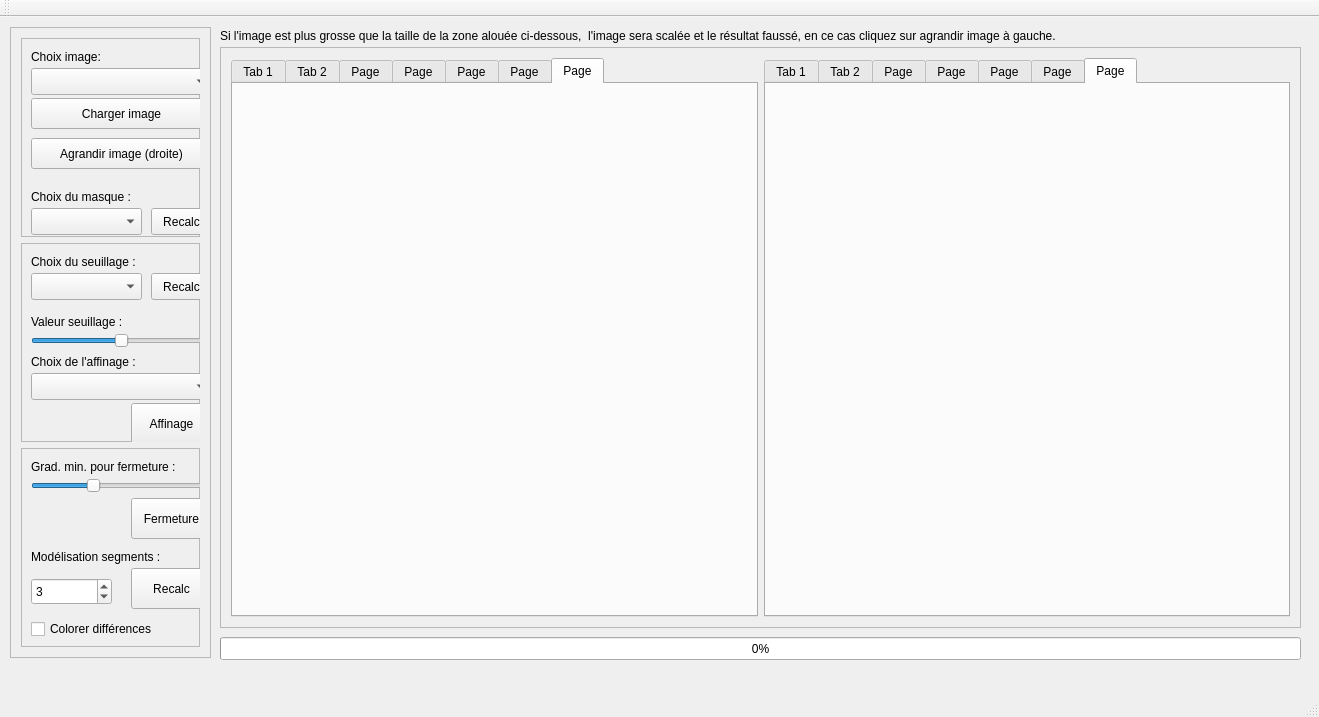
<?xml version="1.0" encoding="UTF-8"?>
<ui version="4.0">
 <class>FenPrincipale</class>
 <widget class="QMainWindow" name="FenPrincipale">
  <property name="geometry">
   <rect>
    <x>0</x>
    <y>0</y>
    <width>1319</width>
    <height>717</height>
   </rect>
  </property>
  <property name="windowTitle">
   <string>FenPrincipale</string>
  </property>
  <widget class="QWidget" name="centralWidget">
   <widget class="QFrame" name="f_barreReglages">
    <property name="geometry">
     <rect>
      <x>10</x>
      <y>10</y>
      <width>201</width>
      <height>631</height>
     </rect>
    </property>
    <property name="frameShape">
     <enum>QFrame::StyledPanel</enum>
    </property>
    <property name="frameShadow">
     <enum>QFrame::Raised</enum>
    </property>
    <widget class="QWidget" name="verticalLayoutWidget_2">
     <property name="geometry">
      <rect>
       <x>0</x>
       <y>0</y>
       <width>201</width>
       <height>631</height>
      </rect>
     </property>
     <layout class="QVBoxLayout" name="vl_barreReglages_2">
      <item>
       <widget class="QFrame" name="f_chargerImg">
        <property name="frameShape">
         <enum>QFrame::StyledPanel</enum>
        </property>
        <property name="frameShadow">
         <enum>QFrame::Raised</enum>
        </property>
        <widget class="QPushButton" name="pb_chargerImg">
         <property name="geometry">
          <rect>
           <x>10</x>
           <y>60</y>
           <width>181</width>
           <height>31</height>
          </rect>
         </property>
         <property name="text">
          <string>Charger image</string>
         </property>
        </widget>
        <widget class="QComboBox" name="cb_choixImg">
         <property name="geometry">
          <rect>
           <x>10</x>
           <y>30</y>
           <width>181</width>
           <height>27</height>
          </rect>
         </property>
        </widget>
        <widget class="QLabel" name="la_choixImg">
         <property name="geometry">
          <rect>
           <x>10</x>
           <y>10</y>
           <width>181</width>
           <height>17</height>
          </rect>
         </property>
         <property name="text">
          <string>Choix image:</string>
         </property>
        </widget>
        <widget class="QPushButton" name="pb_agrandir">
         <property name="geometry">
          <rect>
           <x>10</x>
           <y>100</y>
           <width>181</width>
           <height>31</height>
          </rect>
         </property>
         <property name="text">
          <string>Agrandir image (droite)</string>
         </property>
        </widget>
        <widget class="QLabel" name="la_masq">
         <property name="geometry">
          <rect>
           <x>10</x>
           <y>150</y>
           <width>131</width>
           <height>17</height>
          </rect>
         </property>
         <property name="text">
          <string>Choix du masque :</string>
         </property>
        </widget>
        <widget class="QComboBox" name="cb_choixMasq">
         <property name="geometry">
          <rect>
           <x>10</x>
           <y>170</y>
           <width>111</width>
           <height>27</height>
          </rect>
         </property>
        </widget>
        <widget class="QPushButton" name="pb_masque">
         <property name="geometry">
          <rect>
           <x>130</x>
           <y>170</y>
           <width>61</width>
           <height>27</height>
          </rect>
         </property>
         <property name="text">
          <string>Recalc</string>
         </property>
        </widget>
       </widget>
      </item>
      <item>
       <widget class="QFrame" name="f_seuillage">
        <property name="frameShape">
         <enum>QFrame::StyledPanel</enum>
        </property>
        <property name="frameShadow">
         <enum>QFrame::Raised</enum>
        </property>
        <widget class="QComboBox" name="cb_seuill">
         <property name="geometry">
          <rect>
           <x>10</x>
           <y>30</y>
           <width>111</width>
           <height>27</height>
          </rect>
         </property>
        </widget>
        <widget class="QLabel" name="la_seuill">
         <property name="geometry">
          <rect>
           <x>10</x>
           <y>10</y>
           <width>131</width>
           <height>17</height>
          </rect>
         </property>
         <property name="text">
          <string>Choix du seuillage :</string>
         </property>
        </widget>
        <widget class="QSlider" name="hs_seuill">
         <property name="geometry">
          <rect>
           <x>10</x>
           <y>90</y>
           <width>181</width>
           <height>16</height>
          </rect>
         </property>
         <property name="maximum">
          <number>200</number>
         </property>
         <property name="value">
          <number>100</number>
         </property>
         <property name="orientation">
          <enum>Qt::Horizontal</enum>
         </property>
        </widget>
        <widget class="QPushButton" name="pb_seuill">
         <property name="geometry">
          <rect>
           <x>130</x>
           <y>30</y>
           <width>61</width>
           <height>27</height>
          </rect>
         </property>
         <property name="text">
          <string>Recalc</string>
         </property>
        </widget>
        <widget class="QLabel" name="la_valSeuil">
         <property name="geometry">
          <rect>
           <x>10</x>
           <y>70</y>
           <width>131</width>
           <height>17</height>
          </rect>
         </property>
         <property name="text">
          <string>Valeur seuillage :</string>
         </property>
        </widget>
        <widget class="QLabel" name="la_choixAffinage">
         <property name="geometry">
          <rect>
           <x>10</x>
           <y>110</y>
           <width>151</width>
           <height>17</height>
          </rect>
         </property>
         <property name="text">
          <string>Choix de l'affinage :</string>
         </property>
        </widget>
        <widget class="QComboBox" name="cb_choixAffinage">
         <property name="geometry">
          <rect>
           <x>10</x>
           <y>130</y>
           <width>181</width>
           <height>27</height>
          </rect>
         </property>
        </widget>
        <widget class="QPushButton" name="pb_Affiner">
         <property name="geometry">
          <rect>
           <x>110</x>
           <y>160</y>
           <width>81</width>
           <height>41</height>
          </rect>
         </property>
         <property name="text">
          <string>Affinage</string>
         </property>
        </widget>
       </widget>
      </item>
      <item>
       <widget class="QFrame" name="f_affinage">
        <property name="frameShape">
         <enum>QFrame::StyledPanel</enum>
        </property>
        <property name="frameShadow">
         <enum>QFrame::Raised</enum>
        </property>
        <widget class="QLabel" name="la_gradMinFermeture">
         <property name="geometry">
          <rect>
           <x>10</x>
           <y>10</y>
           <width>181</width>
           <height>17</height>
          </rect>
         </property>
         <property name="text">
          <string>Grad. min. pour fermeture :</string>
         </property>
        </widget>
        <widget class="QSlider" name="hs_gradMinFermeture">
         <property name="geometry">
          <rect>
           <x>10</x>
           <y>30</y>
           <width>181</width>
           <height>16</height>
          </rect>
         </property>
         <property name="maximum">
          <number>600</number>
         </property>
         <property name="value">
          <number>200</number>
         </property>
         <property name="orientation">
          <enum>Qt::Horizontal</enum>
         </property>
        </widget>
        <widget class="QPushButton" name="pb_modeSegments">
         <property name="geometry">
          <rect>
           <x>110</x>
           <y>120</y>
           <width>81</width>
           <height>41</height>
          </rect>
         </property>
         <property name="text">
          <string>Recalc</string>
         </property>
        </widget>
        <widget class="QSpinBox" name="sp_tailleSegements">
         <property name="geometry">
          <rect>
           <x>10</x>
           <y>130</y>
           <width>81</width>
           <height>27</height>
          </rect>
         </property>
         <property name="minimum">
          <number>1</number>
         </property>
         <property name="maximum">
          <number>100</number>
         </property>
         <property name="value">
          <number>3</number>
         </property>
        </widget>
        <widget class="QCheckBox" name="cb_colDiff">
         <property name="geometry">
          <rect>
           <x>10</x>
           <y>170</y>
           <width>181</width>
           <height>22</height>
          </rect>
         </property>
         <property name="text">
          <string>Colorer différences</string>
         </property>
        </widget>
        <widget class="QPushButton" name="pb_fermeture">
         <property name="geometry">
          <rect>
           <x>110</x>
           <y>50</y>
           <width>81</width>
           <height>41</height>
          </rect>
         </property>
         <property name="text">
          <string>Fermeture</string>
         </property>
        </widget>
        <widget class="QLabel" name="label">
         <property name="geometry">
          <rect>
           <x>10</x>
           <y>100</y>
           <width>171</width>
           <height>17</height>
          </rect>
         </property>
         <property name="text">
          <string>Modélisation segments :</string>
         </property>
        </widget>
       </widget>
      </item>
     </layout>
    </widget>
   </widget>
   <widget class="QFrame" name="f_visuels">
    <property name="geometry">
     <rect>
      <x>220</x>
      <y>30</y>
      <width>1081</width>
      <height>581</height>
     </rect>
    </property>
    <property name="frameShape">
     <enum>QFrame::StyledPanel</enum>
    </property>
    <property name="frameShadow">
     <enum>QFrame::Raised</enum>
    </property>
    <widget class="QWidget" name="horizontalLayoutWidget">
     <property name="geometry">
      <rect>
       <x>0</x>
       <y>0</y>
       <width>1081</width>
       <height>581</height>
      </rect>
     </property>
     <layout class="QHBoxLayout" name="hl_visuels">
      <item>
       <widget class="QTabWidget" name="tw_visuels1">
        <property name="currentIndex">
         <number>6</number>
        </property>
        <widget class="QWidget" name="t_Source1">
         <attribute name="title">
          <string>Tab 1</string>
         </attribute>
         <widget class="QLabel" name="la_source1">
          <property name="geometry">
           <rect>
            <x>10</x>
            <y>10</y>
            <width>521</width>
            <height>491</height>
           </rect>
          </property>
          <property name="text">
           <string/>
          </property>
         </widget>
        </widget>
        <widget class="QWidget" name="t_Seuillage1">
         <attribute name="title">
          <string>Tab 2</string>
         </attribute>
         <widget class="QLabel" name="la_seuillage1">
          <property name="geometry">
           <rect>
            <x>10</x>
            <y>10</y>
            <width>521</width>
            <height>491</height>
           </rect>
          </property>
          <property name="text">
           <string/>
          </property>
         </widget>
        </widget>
        <widget class="QWidget" name="t_carteGradient1">
         <attribute name="title">
          <string>Page</string>
         </attribute>
         <widget class="QLabel" name="la_carteGradient1">
          <property name="geometry">
           <rect>
            <x>10</x>
            <y>10</y>
            <width>521</width>
            <height>491</height>
           </rect>
          </property>
          <property name="text">
           <string/>
          </property>
         </widget>
        </widget>
        <widget class="QWidget" name="t_pentes1">
         <attribute name="title">
          <string>Page</string>
         </attribute>
         <widget class="QLabel" name="la_pentes1">
          <property name="geometry">
           <rect>
            <x>10</x>
            <y>10</y>
            <width>521</width>
            <height>491</height>
           </rect>
          </property>
          <property name="text">
           <string/>
          </property>
         </widget>
        </widget>
        <widget class="QWidget" name="t_affinage1">
         <attribute name="title">
          <string>Page</string>
         </attribute>
         <widget class="QLabel" name="la_affinage1">
          <property name="geometry">
           <rect>
            <x>10</x>
            <y>10</y>
            <width>521</width>
            <height>491</height>
           </rect>
          </property>
          <property name="text">
           <string/>
          </property>
         </widget>
        </widget>
        <widget class="QWidget" name="t_fermeture1">
         <attribute name="title">
          <string>Page</string>
         </attribute>
         <widget class="QLabel" name="la_fermeture1">
          <property name="geometry">
           <rect>
            <x>10</x>
            <y>10</y>
            <width>521</width>
            <height>491</height>
           </rect>
          </property>
          <property name="text">
           <string/>
          </property>
         </widget>
        </widget>
        <widget class="QWidget" name="t_moedelisation1">
         <attribute name="title">
          <string>Page</string>
         </attribute>
         <widget class="QLabel" name="la_modelisation1">
          <property name="geometry">
           <rect>
            <x>10</x>
            <y>10</y>
            <width>521</width>
            <height>491</height>
           </rect>
          </property>
          <property name="text">
           <string/>
          </property>
         </widget>
        </widget>
       </widget>
      </item>
      <item>
       <widget class="QTabWidget" name="tw_visuels2">
        <property name="currentIndex">
         <number>6</number>
        </property>
        <widget class="QWidget" name="t_Source2">
         <attribute name="title">
          <string>Tab 1</string>
         </attribute>
         <widget class="QLabel" name="la_source2">
          <property name="geometry">
           <rect>
            <x>10</x>
            <y>10</y>
            <width>521</width>
            <height>491</height>
           </rect>
          </property>
          <property name="text">
           <string/>
          </property>
         </widget>
        </widget>
        <widget class="QWidget" name="t_Seuillage2">
         <attribute name="title">
          <string>Tab 2</string>
         </attribute>
         <widget class="QLabel" name="la_seuillage2">
          <property name="geometry">
           <rect>
            <x>10</x>
            <y>10</y>
            <width>521</width>
            <height>491</height>
           </rect>
          </property>
          <property name="text">
           <string/>
          </property>
         </widget>
        </widget>
        <widget class="QWidget" name="t_carteGradient2">
         <attribute name="title">
          <string>Page</string>
         </attribute>
         <widget class="QLabel" name="la_carteGradient2">
          <property name="geometry">
           <rect>
            <x>10</x>
            <y>10</y>
            <width>521</width>
            <height>491</height>
           </rect>
          </property>
          <property name="text">
           <string/>
          </property>
         </widget>
        </widget>
        <widget class="QWidget" name="t_pentes2">
         <attribute name="title">
          <string>Page</string>
         </attribute>
         <widget class="QLabel" name="la_pentes2">
          <property name="geometry">
           <rect>
            <x>10</x>
            <y>10</y>
            <width>521</width>
            <height>491</height>
           </rect>
          </property>
          <property name="text">
           <string/>
          </property>
         </widget>
        </widget>
        <widget class="QWidget" name="t_affinage2">
         <attribute name="title">
          <string>Page</string>
         </attribute>
         <widget class="QLabel" name="la_affinage2">
          <property name="geometry">
           <rect>
            <x>10</x>
            <y>10</y>
            <width>521</width>
            <height>491</height>
           </rect>
          </property>
          <property name="text">
           <string/>
          </property>
         </widget>
        </widget>
        <widget class="QWidget" name="t_fermeture2">
         <attribute name="title">
          <string>Page</string>
         </attribute>
         <widget class="QLabel" name="la_fermeture2">
          <property name="geometry">
           <rect>
            <x>10</x>
            <y>10</y>
            <width>521</width>
            <height>491</height>
           </rect>
          </property>
          <property name="text">
           <string/>
          </property>
         </widget>
        </widget>
        <widget class="QWidget" name="t_modelisation2">
         <attribute name="title">
          <string>Page</string>
         </attribute>
         <widget class="QLabel" name="la_modelisation2">
          <property name="geometry">
           <rect>
            <x>10</x>
            <y>10</y>
            <width>521</width>
            <height>491</height>
           </rect>
          </property>
          <property name="text">
           <string/>
          </property>
         </widget>
        </widget>
       </widget>
      </item>
     </layout>
    </widget>
   </widget>
   <widget class="QLabel" name="la_avertissement">
    <property name="geometry">
     <rect>
      <x>220</x>
      <y>10</y>
      <width>1081</width>
      <height>17</height>
     </rect>
    </property>
    <property name="text">
     <string>Si l'image est plus grosse que la taille de la zone alouée ci-dessous,  l'image sera scalée et le résultat faussé, en ce cas cliquez sur agrandir image à gauche.</string>
    </property>
   </widget>
   <widget class="QProgressBar" name="pg_progressionAlgo">
    <property name="geometry">
     <rect>
      <x>220</x>
      <y>620</y>
      <width>1081</width>
      <height>23</height>
     </rect>
    </property>
    <property name="value">
     <number>0</number>
    </property>
   </widget>
  </widget>
  <widget class="QMenuBar" name="menuBar">
   <property name="geometry">
    <rect>
     <x>0</x>
     <y>0</y>
     <width>1319</width>
     <height>23</height>
    </rect>
   </property>
  </widget>
  <widget class="QToolBar" name="mainToolBar">
   <attribute name="toolBarArea">
    <enum>TopToolBarArea</enum>
   </attribute>
   <attribute name="toolBarBreak">
    <bool>false</bool>
   </attribute>
  </widget>
  <widget class="QStatusBar" name="statusBar"/>
 </widget>
 <layoutdefault spacing="6" margin="11"/>
 <resources/>
 <connections/>
</ui>
